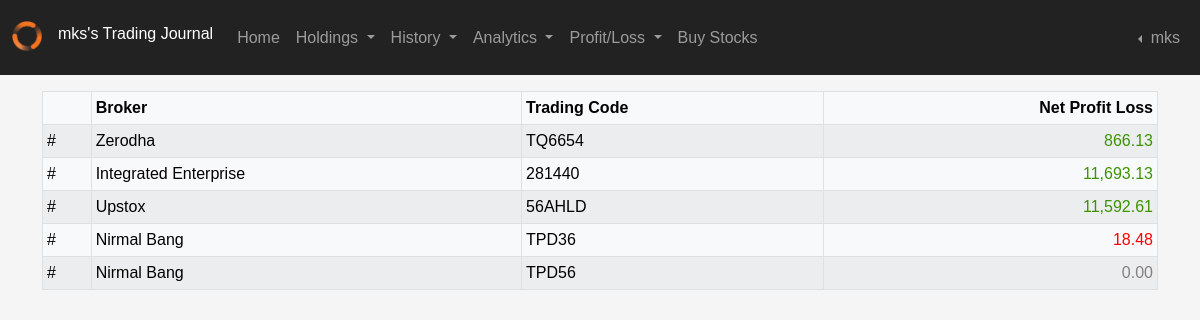
The page /pl_broker_wise (signed in) on the database its author committed.
### applications/models.py (models this page shows, shortened)
class Users(db.Model, UserMixin):
    __tablename__ = "users"
    id = db.Column(db.Integer(), primary_key=True, autoincrement=True, nullable=False)
    date = db.Column(db.DateTime, server_default=db.func.now(), nullable=False)
    username = db.Column(db.String(45), unique=True, nullable=False)
    email = db.Column(db.String(45), unique=True, nullable=False)
    hash_password = db.Column(db.String(60), nullable=False)
    last_logged = db.Column(db.DateTime, server_default=db.func.now(), server_onupdate=db.func.now(), nullable=False)
    script = db.relationship('Transactions', backref='owner_id', lazy=True)
    brokers = db.relationship('Brokers', backref="user_brokers", lazy=True)
    research = db.relationship('Research', backref="user_research", lazy=True)
    funds = db.relationship('Funds', backref="user_funds", lazy=True)
    @property
    def password(self):
        return self.password

class Transactions(db.Model):
    __tablename__ = "transactions"
    id = db.Column(db.Integer(), primary_key=True, autoincrement=True, nullable=False)
    user_id = db.Column(db.Integer(), db.ForeignKey('users.id', ondelete='CASCADE', deferrable=False))
    date = db.Column(db.DateTime, server_default=db.func.now(), nullable=False)
    trade_mode = db.Column(db.String(length=10), comment="Is it Delivery or Intraday" ,nullable=False)
    call = db.Column(db.String(length=10), comment="Buy/Sell", nullable=False)
    script = db.Column(db.String(length=45))
    price = db.Column(db.Float(), nullable=False)
    qty = db.Column(db.Integer(), nullable=False)
    brokerage_per_unit = db.Column(db.Float(), nullable=False)
    total_brokerage = db.Column(db.Float(), nullable=False)
    net_rate_per_unit = db.Column(db.Float(), nullable=False)
    net_total_before_levies = db.Column(db.Float(), nullable=False)
    transaction_chgs = db.Column(db.Float(), nullable=False)
    dp_chgs = db.Column(db.Float(), nullable=False)
    stt = db.Column(db.Float(), nullable=False)
    sebi_turnover_fees = db.Column(db.Float(), nullable=False)
    stamp_duty = db.Column(db.Float(), nullable=False)
    gst = db.Column(db.Float(), nullable=False)
    total_taxes = db.Column(db.Float(), nullable=False)
    net_total = db.Column(db.Float(), nullable=False)
    broker = db.Column(db.String(length=45))
    trading_code = db.Column(db.String(length=45), nullable=False)
    @property
    def uppercase_convertor(self):
        return self.script

### applications/routers/pl_broker_wise_route.py (the view)
@app.route('/pl_broker_wise', methods=["GET"])
@login_required
def pl_broker_wise_page():
    from applications.user_database import GetUserData
    data = GetUserData(user_id = current_user.id)
    result, message = data.get_broker_wise_pl_data()
    if not result:
        flash(message, category='danger')
        return redirect(url_for('home_page'))
    else:
        return render_template('/pl_broker_wise.html', message=message)

### applications/models.py (called while the page is built)
@login_manager.user_loader
def load_user(user_id):
    return Users.query.get(int(user_id))

### applications/routers/layout_route.py (called while the page is built)
@app.context_processor
def layout_page():
    acs_form = AutoCompleteSearchForm()
    return dict(acs_form=acs_form)

### applications/templates/pl_broker_wise.html (shortened to what this page needs)
{% extends 'layout.html' %}
{% block content %}
<div class="container">
    <table class="table table-light table-striped table-sm table-bordered bw_pl">
        <thead>
            <tr>
                <th></th>
                <th>Broker</th>
                <th>Trading Code</th>
                <th class="float-column">Net Profit Loss</th>
            </tr>
        </thead>
        <tbody>
            {% for data in message %}
            <tr>
                <td>#</td>
                <td>{{data.broker_name}}</td>
                <td>{{data.trading_code}}</td>
                <td class="{{"grey" if data.net_profit_loss == 0 else ("green" if data.net_profit_loss > 0 else "red")}} float-column">{{format_price(data.net_profit_loss | abs)}}</td>
            </tr>
            {% endfor %}
        </tbody>
    </table>
</div>
{% endblock content %}
{%- macro format_price(price, thousand_separator=',', decimal_separator='.', decimal_places=2) -%}
{%- set price_as_string = price | string -%}
{%- set price_split = price_as_string.split('.') -%}
{%- set price_integer = price_split[0] -%}
{%- if price_split | count > 1 -%}
{%- set price_fraction = price_split[1] -%}
{%- if price_fraction | length < decimal_places -%}
{%- set price_fraction = price_fraction.ljust(decimal_places, '0') -%}
{%- else -%}
{%- set price_fraction = price_fraction[:decimal_places] -%}
{%- endif -%}
{%- else -%}
{%- set price_fraction = '' -%}
{%- endif -%}
{%- set formatted_price_integer = price_integer | reverse | batch(3) | map('join', '') | join(thousand_separator) | reverse -%}
{%- if price_fraction != '' -%}
{%- set formatted_price = formatted_price_integer ~ decimal_separator ~ price_fraction -%}
{%- else -%}
{%- set formatted_price = formatted_price_integer-%}
{%- endif -%}
{{- formatted_price -}} {%- endmacro -%}

### applications/templates/layout.html (shortened to what this page needs)
<!doctype html>
<html lang="en">
  <head>
    <link href="https://cdn.jsdelivr.net/npm/bootstrap@5.0.2/dist/css/bootstrap.min.css" rel="stylesheet">
    <link href="{{ url_for('static', filename='style.css')}}" rel="stylesheet" type="text/css">
  </head>
  <body>
    <nav class="navbar sticky-top navbar-expand-sm navbar-dark">
        <div class="container-fluid">
          {% if current_user.is_authenticated %}
          <div class="collapse navbar-collapse" id="navbarSupportedContent">
            <div class="logo_nav">
              <img class='mb-1' src="{{ url_for('static', filename='images/nav_dark_logo.png') }}" height=30 width=30 alt="Website Logo">
              <h6 class="title">{{current_user.username}}'s Trading Journal</h6>
            </div>
            <ul class="navbar-nav me-auto mb-2 mb-lg-0">
              <li class="nav-item">
                <a class="nav-link" href="{{ url_for('home_page') }}">Home</a>
              </li>
                <li class="nav-item dropdown">
                  <a class="nav-link dropdown-toggle" href="#" id="navbarDropdown" role="button" data-bs-toggle="dropdown" aria-expanded="false mx-50">
                    Holdings
                  </a>
                </li>
              <li class="nav-item dropdown">
                <a class="nav-link dropdown-toggle" href="#" id="navbarDropdown" role="button" data-bs-toggle="dropdown" aria-expanded="false mx-50">
                  History
                </a>
              </li>
              <li class="nav-item dropdown">
                <a class="nav-link dropdown-toggle" href="#" id="navbarDropdown" role="button" data-bs-toggle="dropdown" aria-expanded="false mx-50">
                  Analytics
                </a>
              </li>
              <li class="nav-item dropdown">
                <a class="nav-link dropdown-toggle" href="#" id="navbarDropdown" role="button" data-bs-toggle="dropdown" aria-expanded="false mx-50">
                  Profit/Loss
                </a>
              </li>
              <li class="nav-item">
                <a class="nav-link" href="{{ url_for('buy_page') }}">Buy Stocks</a>
              </li>
            </ul>
              <div class="d-flex navbar-nav">
                <li class="nav-item dropdown dropstart">
                  <a class="nav-link dropdown-toggle" href="#" id="navbarDropdown" role="button" data-bs-toggle="dropdown" aria-expanded="false mx-50">
                    {{ current_user.username }}
                  </a>
                </li>
              </div>
            {% endif %}
          </div>
        </div>
    </nav>
    <div class="row">
      <div class="col-4"></div>
      <div class="col-4"></div>
    </div>
    {% block content %}
    {% endblock content %}
  </body>
</html>

### applications/static/style.css (style rules this page uses)
body { background-color: whitesmoke; font-family: sans-serif; }
h6.title, div.user_settings, div.table { padding-left: 1rem; padding-right: 1rem; padding-top: 1rem; padding-bottom: 1rem; }
nav { background-color: #222222; color: white; }
.red { color: red; }
.green { color: #3c9401; }
.grey { color:grey; }
.logo_nav { display: flex; align-items: center; }
.float-column { text-align: right; }
table.sw_hold, table.bw_hold, table.bw_pl, table.sw_pl, table.analytic_tbl { width: 100%; font-size: medium; }

### rows shown on the page
Users: username "mks"
Transactions: broker_name "Zerodha", trading_code "TQ6654", formatted_price "866.13"
Transactions: broker_name "Integrated Enterprise", trading_code "281440", formatted_price "11,693.13"
Transactions: broker_name "Upstox", trading_code "56AHLD", formatted_price "11,592.61"
Transactions: broker_name "Nirmal Bang", trading_code "TPD36", formatted_price "18.48"
Transactions: broker_name "Nirmal Bang", trading_code "TPD56", dp_chgs "0.00"
